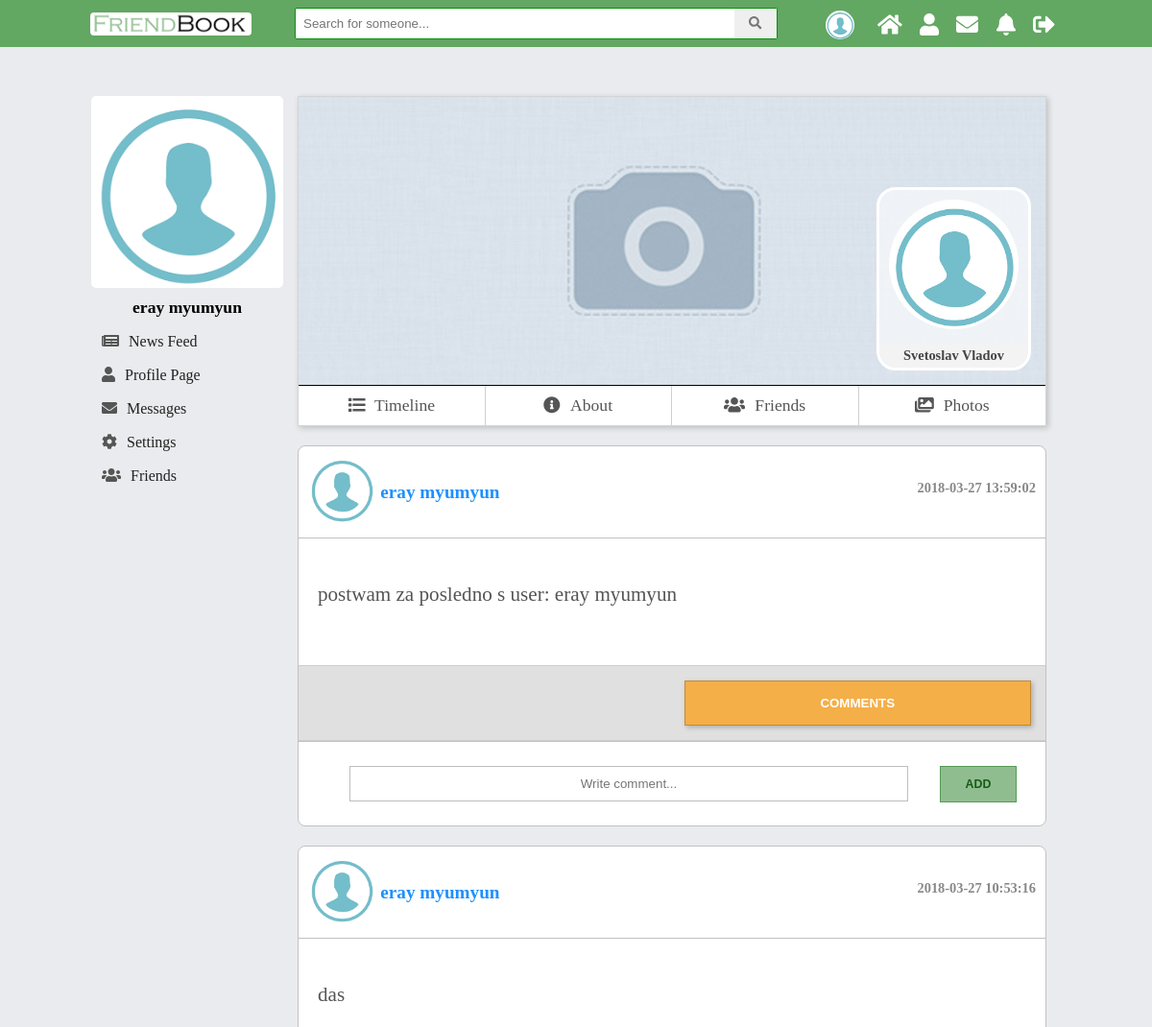
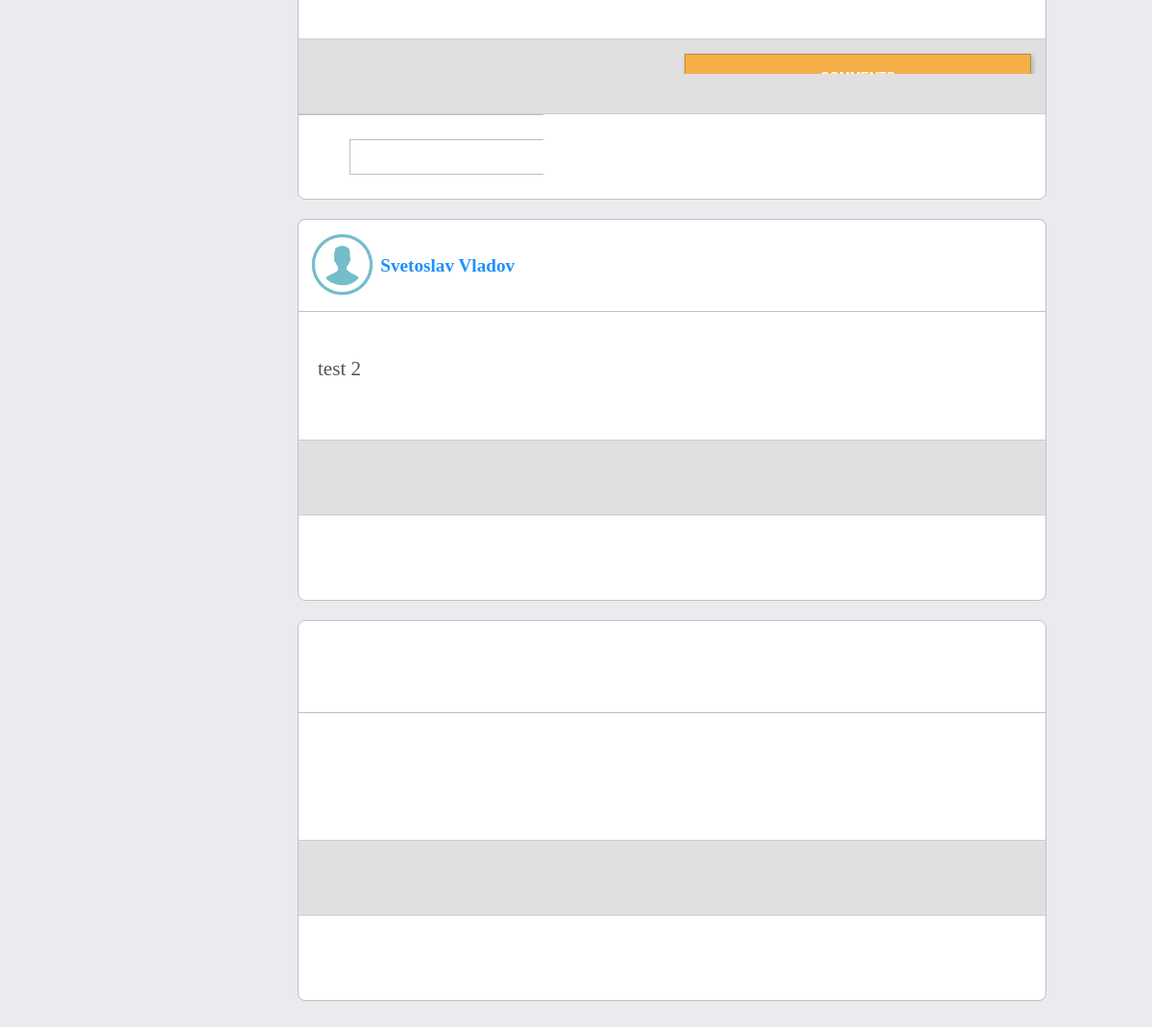
Before: /V2.0/view/profile.php?id=5 (signed in) with the older database file (2 pictures, top to bottom).
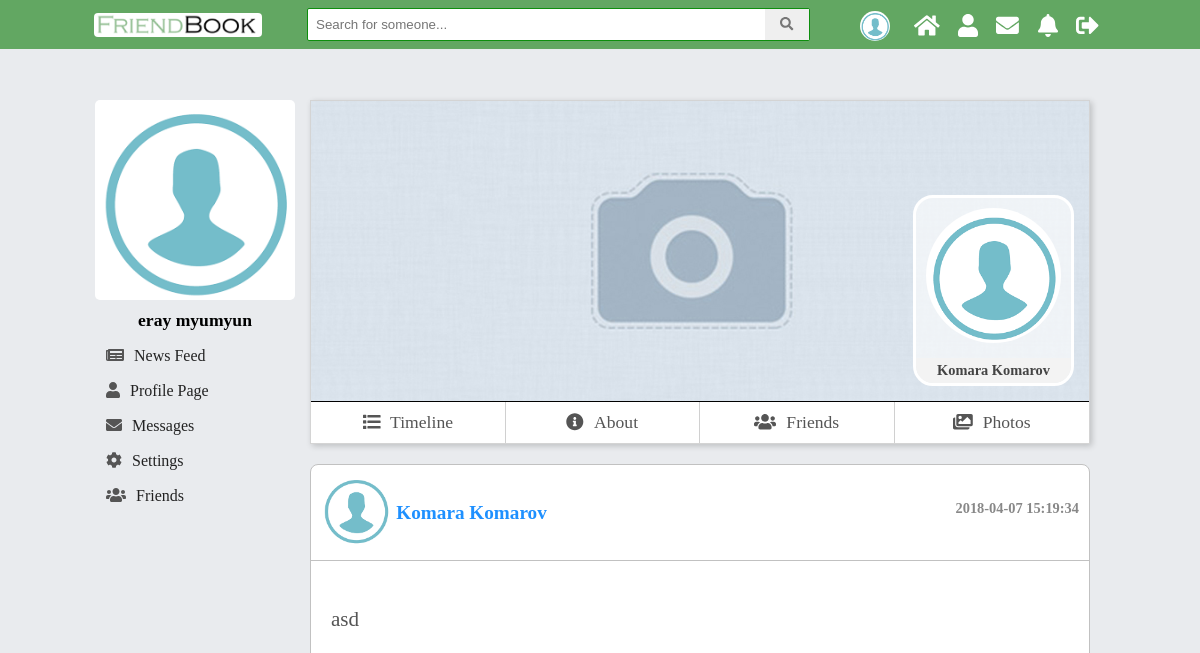
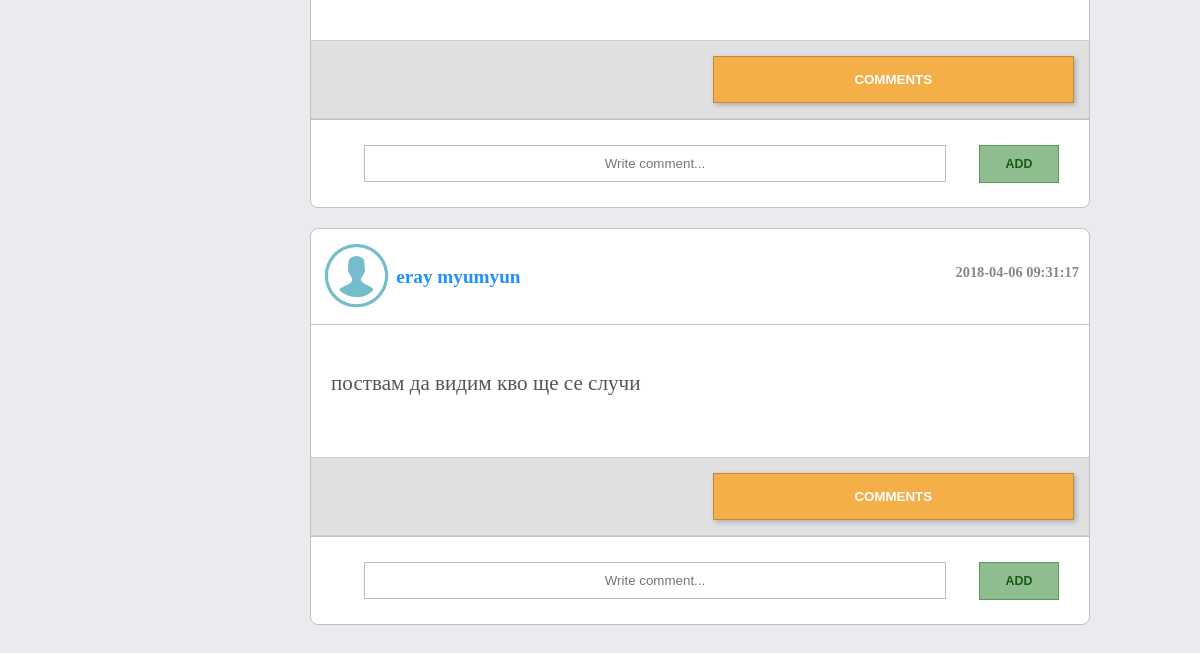
After: the same page with the newer database file (2 pictures, top to bottom).
### tables this page shows
CREATE TABLE `users` (
  `id` int(11) NOT NULL,
  `first_name` varchar(45) DEFAULT NULL,
  `last_name` varchar(45) DEFAULT NULL,
  `email` varchar(100) NOT NULL,
  `password` varchar(150) NOT NULL,
  `reg_date` timestamp NOT NULL DEFAULT CURRENT_TIMESTAMP ON UPDATE CURRENT_TIMESTAMP,
  `gender` varchar(45) NOT NULL,
  `birthday` date NOT NULL,
  `relation_status` varchar(30) DEFAULT NULL,
  `profile_pic` varchar(200) NOT NULL,
  `profile_cover` varchar(200) NOT NULL,
  `description` varchar(500) DEFAULT NULL,
  `display_name` varchar(45) DEFAULT NULL,
  `country_id` int(11) DEFAULT NULL,
  `mobile_number` int(11) DEFAULT NULL,
  `www` varchar(100) DEFAULT NULL,
  `skype` varchar(50) DEFAULT NULL
);

CREATE TABLE `posts` (
  `id` int(11) NOT NULL,
  `description` text NOT NULL,
  `create_date` timestamp NOT NULL DEFAULT CURRENT_TIMESTAMP ON UPDATE CURRENT_TIMESTAMP,
  `edit_date` datetime DEFAULT NULL,
  `user_id` int(11) NOT NULL
);

### V2.0/model/users_dao.php (called while the page is built, shortened)
<?php
function getUserInfo($user_id) {
    $pdo = $GLOBALS['pdo'];
    $statement = $pdo->prepare("SELECT profile_pic, profile_cover, id, first_name, last_name
                                FROM users
                                WHERE users.id = ?
                                ");
    $statement->execute(array($user_id));
    $result = $statement->fetch(PDO::FETCH_ASSOC);
    return $result;
}

### V2.0/model/posts_dao.php (called while the page is built, shortened)
<?php
function getAllPosts() {
    $pdo = $GLOBALS['pdo'];
    $statement = $pdo->prepare("SELECT posts.id AS post_id, posts.description, posts.create_date, users.id AS user_id, users.first_name, users.last_name, users.gender ,users.profile_pic, users.profile_cover
                                FROM posts
                                JOIN users ON posts.user_id = users.id WHERE ?
                                ORDER BY posts.create_date DESC ");
    $statement->execute(array(1));
    $result = $statement->fetchAll(PDO::FETCH_ASSOC);
    return $result;
}

### V2.0/include/modules/profile_feed_posts.php (the view, shortened to what this page needs)
<div id="newsfeed">
    <?php
    $allPosts = getAllPosts();
    foreach ($allPosts as $post) {?>
        <div class="post">
            <div class="user_info">
                <div class="icon"><img src="<?php echo $post['profile_pic']; ?>" alt="icon" class="img-rounded center-block"></div>
                <div class="name"><a href="profile.php?id=<?php echo $post['user_id']?>" class="<?php echo ($post['gender'] == 'female') ? "female" : "male"?>"><?php echo $post["first_name"] . " " . $post["last_name"]; ?></a></div>
                <div class="date"><?php echo $post['create_date']; ?></div>
            </div>
            <div class="description">
                <p><?php echo $post["description"]; ?></p>
            </div>
            <div class="post_navigation">
                <div class="like-container" id="like-container<?php echo $post['post_id']?>">
                </div>
                <div class="comments-buttons">
                    <button onclick="displayComments(<?php echo $post['post_id']?>)" type="button" class="display_comments" name="button" id="comment_btn<?php echo $post['post_id']?>">COMMENTS</button>
                </div>
            </div>
            <div class="add-comment-div">
                <input type="text" placeholder="Write comment..." class="comment-textarea<?= $post['post_id'] ?>" name="comment_description">
                <button id="add<?php echo $post['post_id']?>" class="mini-btn">add</button>
            </div>
        </div>
    <?php }?>
</div>

### V2.0/include/header.php (shortened to what this page needs)
<!doctype html>
<html lang="en">
<head>
    <link rel="stylesheet" type="text/css" href="../assets/css/comment_module.css">
    <link rel="stylesheet" type="text/css" href="../assets/css/main.css">
    <link rel="stylesheet" type="text/css" href="../assets/css/comment_module.css">
</head>
<body>

### V2.0/include/mainHeader.php (shortened to what this page needs)
<div id="top">
    <div class="center-content">
        <div id="logo">
            <a href="../index.php"><img src="../assets/images/mini-logo.png" alt="friendbook logo"></a>
        </div>
        <div id="search">
            <div id="input-box">
                <input type="text" name="search" autocomplete="off" onkeyup="searchUser(this.value)" placeholder="Search for someone...">
                <button class="search-btn"><i class="fas fa-search"></i></button>
            </div>
        </div>
        <nav>
            <ul id="icon-nav">
                <li class="profile-btn">
                    <a href="../view/profile.php">
                        <img src="<?php if(isset($_SESSION["logged"])){ echo $_SESSION["logged"]["profile_pic"];}?>" title="<?php if(isset($_SESSION["logged"])){ echo $_SESSION["logged"]["first_name"] . " " . $_SESSION["logged"]["last_name"] ;} ?>" alt="profile_pic">
                    </a>
                </li>
                <li><a href="../view/main.php"><i class="fas fa-home"></i></a></li>
                <li><a href="#"><i class="fas fa-user"></i></a></li>
                <li><a href="#"><i class="fas fa-envelope"></i></a></li>
                <li><a href="#"><i class="fas fa-bell"></i></a></li>
                <li><a href="../controller/logout_controller.php"><i class="fas fa-sign-out-alt"></i></a></li>
            </ul>
        </nav>
    </div>
</div>
<div id="gridWrap">

### V2.0/view/profile.php (shortened to what this page needs)
<?php
    require_once "../include/header.php";
    require_once  "../include/mainHeader.php";
    require_once "../model/users_dao.php";
    require_once "../model/posts_dao.php";
    if(isset($_GET['id'])){
        $userIdInfo = getUserInfo(htmlentities($_GET['id']));
        $profilePic = $userIdInfo["profile_pic"];
        $profileCover = $userIdInfo["profile_cover"];
        $userName = $userIdInfo["first_name"] . " " . $userIdInfo["last_name"];
    }
    else{
        $profilePic = $_SESSION["logged"]["profile_pic"];
        $profileCover = $_SESSION["logged"]["profile_cover"];
        $allPosts = getOwnPosts($_SESSION["logged"]["id"]);
    }
?>
    <div id="left-col-grid">
        <div class="lwrap">
            <?php
            require_once  "../include/modules/leftProfileInfo.php";
            require_once  "../include/modules/leftNav.php";
            ?>
        </div>
    </div>
    <div id="content-grid">
        <div id="profileHolder">
            <div id="cover">
                <img  id="cover_img" src="<?php echo $profileCover; ?>" alt="user cover picture">
                <?php
                if(isset($_GET["id"]) && $_GET["id"] != $_SESSION["logged"]["id"]){
                    ?>
                    <div id="userPictrue">
                        <img  id="cover_img" src="<?php echo $profilePic; ?>" alt="user profile picture">
                        <div class="profile-mini-name"><?php echo $userName; ?></div>
                    </div>
                    <?php
                }
                ?>
            </div>
            <div id="profileUserNav">
                <ul>
                    <li><a href="#"><span class="nav-icon"><i class="fas fa-list nav-icon"></i></span>Timeline</a></li>
                    <li><a href="#"><span class="nav-icon"><i class="fas fa-info-circle nav-icon"></i></span>About</a></li>
                    <li><a href="friends.php"><span class="nav-icon"><i class="fas fa-users nav-icon"></i></span>Friends</a></li>
                    <li><a href="#"><span class="nav-icon"><i class="fas fa-images nav-icon"></i></span>Photos</a></li>
                </ul>
            </div>
        </div>
        <?php require_once '../include/modules/profile_feed_posts.php'; ?>
    </div>
<?php
    require_once "../include/mainFooter.php";
    require_once "../include/footer.php";
?>

### V2.0/include/modules/leftProfileInfo.php
<div id="profile-pic">
    <a href="./profile.php">
        <img id="mini-profile-pic" src="<?php if(isset($_SESSION["logged"])){ echo $_SESSION["logged"]["profile_pic"];} ?>"
             alt="profile_pic" title="<?php if(isset($_SESSION["logged"])){ echo $_SESSION["logged"]["first_name"] . " " . $_SESSION["logged"]["last_name"] ;} ?>">
    </a>
</div>
<div id="userNameTag">
    <?php if(isset($_SESSION["logged"])){ echo $_SESSION["logged"]["first_name"] . " " . $_SESSION["logged"]["last_name"] ;} ?>
</div>

### V2.0/include/modules/leftNav.php
<div id="user-nav">
    <ul>
        <li><a href="./main.php"><span class="nav-icon"><i class="fas fa-newspaper"></i></span>News Feed</a></li>
        <li><a href="./profile.php"><span class="nav-icon"><i class="fas fa-user nav-icon"></i></span>Profile page</a></li>
        <li><a href="./messages.php"><span class="nav-icon"><i class="fas fa-envelope nav-icon"></i></span>Messages</a></li>
        <li><a href="./settings.php"><span class="nav-icon"><i class="fas fa-cog nav-icon"></i></span>Settings</a></li>
        <li><a href="./friends.php"><span class="nav-icon"><i class="fas fa-users nav-icon"></i></span>Friends</a></li>
    </ul>
</div>

### V2.0/include/mainFooter.php
</div>

### V2.0/include/footer.php (shortened to what this page needs)
    </body>
</html>

### V2.0/assets/css/comment_module.css (style rules this page uses)
div.icon img { height: 70px; }
div.date { float: right; top: 25px; position: relative; font-size: 0.9rem; }
.user_info { color: #888; font-weight: bold; padding: 10px; font-size: 1.2em; border-bottom: 1px solid #c1c1c1; }
.description p { font-size: 1.1em; color: #555; }
.post_navigation { display: grid; grid-template-columns: 1fr 1fr; grid-gap: 25px; margin: 15px 0px 0; background: #e0e0e0; padding: 15px; border-top: 1px solid #cdcdcd; border-bottom: 1px solid #cdcdcd; }
.name, .icon { display: inline-block; vertical-align: middle; font-size: 1.2rem; }
.description { padding: 25px 20px; font-size: 1.2rem; }
input[type="text"] { padding: 10px; width: 80%; box-sizing: border-box; }
.comments-buttons button { background: #f5af48; color: white; font-weight: bold; font-family: arial; border: 1px solid #c18a38; transition: background 0.4s ease-in-out; cursor: pointer; }
.like-button, .dislike-button, .comments-buttons button { padding: 15px; width: 100%; box-shadow: 2px 2px 5px #0000003b; }

Changed rows visible on the page:
removed posts: user.profile_pic (placeholder picture), user.first_name "eray", user.last_name "myumyun", create_date "2018-03-27 13:59:02", description "postwam za posledno s user: eray myumyun"
removed posts: user.profile_pic (placeholder picture), user.first_name "eray", user.last_name "myumyun", create_date "2018-03-27 10:53:16", description "das"
removed posts: user.profile_pic (placeholder picture), user.first_name "Svetoslav", user.last_name "Vladov", description "test 2"
removed posts: user.profile_pic (placeholder picture)
changed users: userName "Svetoslav Vladov" → "Komara Komarov"
added posts: user.profile_pic (placeholder picture), user.first_name "Komara", user.last_name "Komarov", create_date "2018-04-07 15:19:34", description "asd"
added posts: user.profile_pic (placeholder picture), user.first_name "eray", user.last_name "myumyun", create_date "2018-04-06 09:31:17", description "поствам да видим кво ще се случи"
